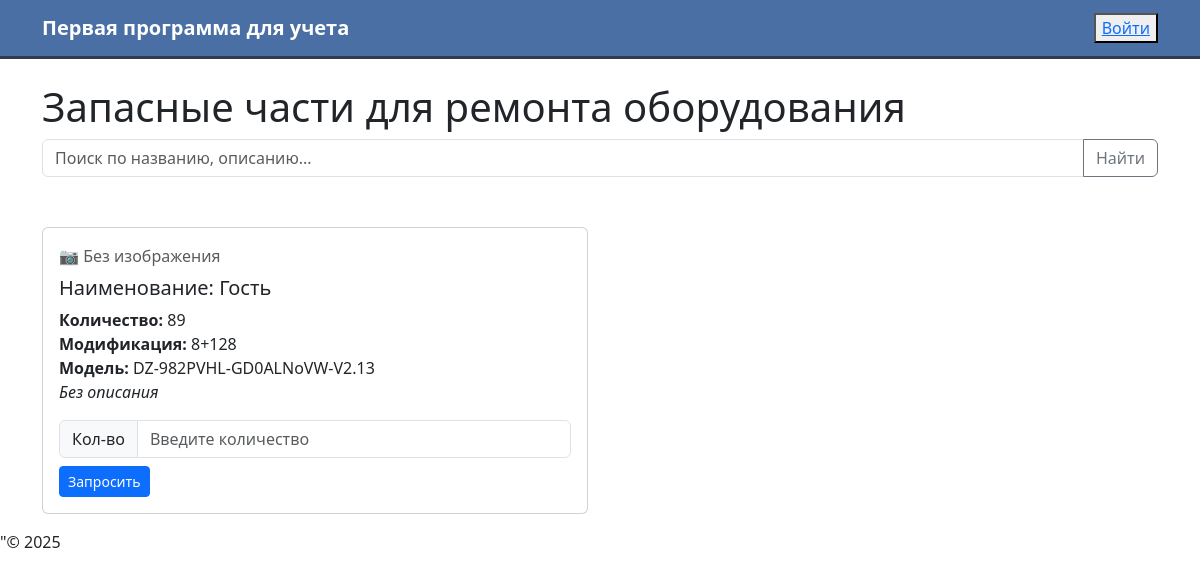
Screenshot of /consumables/ with the database file from the repository.
### inventory/models.py (models this page shows, shortened)
class Consumable(models.Model):
    model = models.CharField("Модель", max_length=100, blank=True)
    name = models.CharField("Имя", max_length=100)
    modification = models.CharField("Модификация", max_length=10, blank=True)
    quantity = models.PositiveIntegerField("Количество")
    description = models.TextField(blank=True, null=True)
    image = models.ImageField("Картинка", upload_to='consumables/', blank=True, null=True)
    class Meta:
        verbose_name="Запчасть для ремонта" # Задаёт человекочитаемое название модели в единственном числе(админка)
        verbose_name_plural="Запчасти для ремонта" #Задаёт человекочитаемое название модели в множественном числе(админка)
        ordering = ['name']

### inventory/views.py (the view)
# urls.py: path('consumables/',views.consumable_list,name='consumables_list'), # путь для вывода содержимоо таблицы Consumable
def consumable_list(request): #принимающее объект request (HTTP-запрос от пользователя).
    query = request.GET.get('q', '').strip() # Получает значение параметра q из GET-запроса
    if query: # Проверяет, ввёл ли пользователь непустой поисковый запрос.
        consumables = Consumable.objects.filter( #Выполняет поиск по нескольким полям
            Q(name__icontains=query) |
            Q(description__icontains=query) |
            Q(modification__icontains=query)
        ).order_by('name')
    else:
        consumables = Consumable.objects.all().order_by('name') # Если запрос пустой — загружает все расходники, отсортированные по имени.
    paginator=Paginator(consumables,10)
    page_number=request.GET.get("page")
    page_obj=paginator.get_page(page_number)
    context={
        'page_obj':page_obj,
        'query':query,
        "current_date":datetime.now().strftime("%d.%m.%Y")}
    return render(request, "inventory/consumable_list.html",context) #Возвращает HTTP-ответ, рендеря шаблон inventory/consumable_list.html с переданным контекстом.

### inventory/templates/inventory/consumable_list.html (shortened to what this page needs)
{% extends "inventory/base.html" %}
{% block content %}
<h1>Запасные части для ремонта оборудования</h1>
<form method="get" class="mb-4">
<form method="get" class="mb-4">
  <div class="input-group">
    <input type="text" name="q" value="{{ request.GET.q }}"
           class="form-control" placeholder="Поиск по названию, описанию...">
    <button class="btn btn-outline-secondary" type="submit"> Найти</button>
  </div>
</form>
    <nav class="navbar navbar-expand-lg navbar-light">
        <div class="container">
        </div>
    </nav>
{% if page_obj%}
  <div class="row">
    {% for item in page_obj %}
      <div class="col-md-6 mb-3">
        <div class="card">
          <div class="card-body">
          {% if item.image %}
          <a href="#" onclick="openModal('{{ item.image.url }}', '{{ item.name }}'); return false;">
            <img src="{{ item.image.url }}" class="img-fluid rounded mb-2" alt="{{ item.name }}" style="max-height: 150px; object-fit: contain; cursor: zoom-in;">
           </a>
          {% else %}
            <div class="text-muted mb-2">📷 Без изображения</div>
          {% endif %}
            <h5 class="card-title">Наименование: {{ item.name }}</h5>
            <p class="card-text">
              <strong>Количество:</strong> {{ item.quantity }}<br>
              <strong>Модификация:</strong> {{ item.modification }}<br>
              <strong>Модель:</strong> {{ item.model }}<br>
              {% if item.description %}
                <strong>Описание:</strong> {{ item.description }}
              {% else %}
                <em>Без описания</em>
              {% endif %}
            </p>
            <div class="mt-3">
            <form method="post" action="{% url 'create_request' item.pk %}?next={{ request.get_full_path|urlencode }}">
              <div class="input-group mb-2">
                <label class="input-group-text" for="quantity_{{ item.pk }}">Кол-во</label>
                <input type="number" name="quantity" min="1" max="{{ item.quantity }}" id="quantity_{{ item.pk }}" class="form-control" placeholder="Введите количество">
              </div>
              {% if not user.is_staff %}
              <button type="submit" class="btn btn-sm btn-primary">Запросить</button>
              {% endif %}
            </form>
            </div>
          </div>
        </div>
      </div>
    {% endfor %}
  </div>
{% endif %}
{% endblock %}

### rows the page displays
Consumable: image "📷 Без изображения", name "Гость", quantity "89", modification "8+128", model "DZ-982PVHL-GD0ALNoVW-V2.13", description "Без описания"
